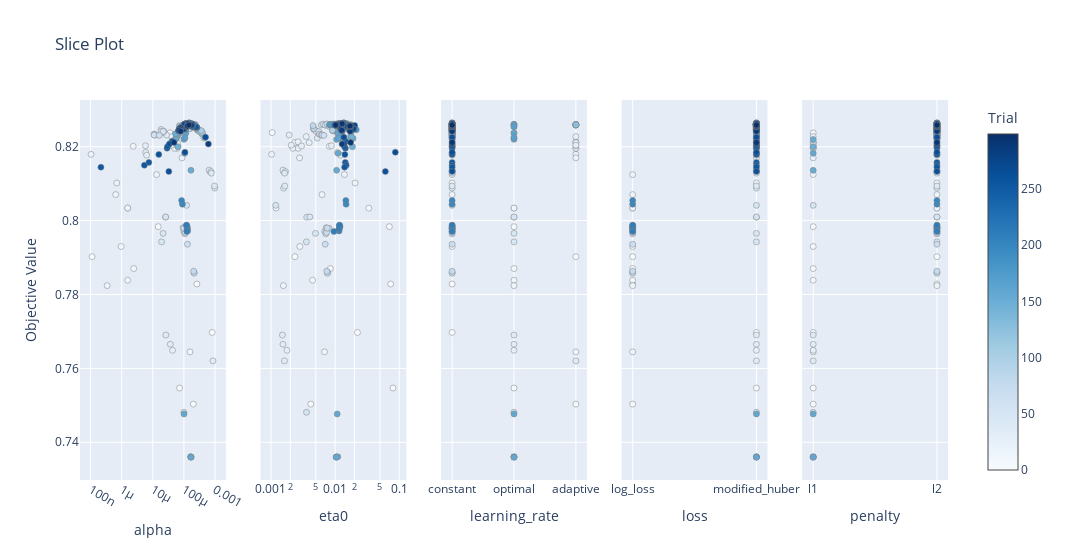

Source (notebook cell):
### Code cell
vis.plot_slice(study)

### Figure 1 — Plotly figure (JSON) as saved in the notebook; plotly's stock layout.template omitted (floating-point values rounded to 4 significant figures; data arrays with more than 128 entries replaced by an {"elided": "..."} marker saying what was removed)
{"data": [{"marker": {"color": {"elided": "300 int values"}, "colorbar": {"title": {"text": "Trial"}, "x": 1, "xpad": 40}, "colorscale": [[0, "rgb(247,251,255)"], [0.125, "rgb(222,235,247)"], [0.25, "rgb(198,219,239)"], [0.375, "rgb(158,202,225)"], [0.5, "rgb(107,174,214)"], [0.625, "rgb(66,146,198)"], [0.75, "rgb(33,113,181)"], [0.875, "rgb(8,81,156)"], [1, "rgb(8,48,107)"]], "line": {"color": "Grey", "width": 0.5}, "showscale": true}, "mode": "markers", "name": "Feasible Trial", "showlegend": false, "type": "scatter", "x": {"elided": "300 float values"}, "xaxis": "x", "y": {"elided": "300 float values"}, "yaxis": "y"}, {"marker": {"color": {"elided": "300 int values"}, "colorbar": {"title": {"text": "Trial"}, "x": 1, "xpad": 40}, "colorscale": [[0, "rgb(247,251,255)"], [0.125, "rgb(222,235,247)"], [0.25, "rgb(198,219,239)"], [0.375, "rgb(158,202,225)"], [0.5, "rgb(107,174,214)"], [0.625, "rgb(66,146,198)"], [0.75, "rgb(33,113,181)"], [0.875, "rgb(8,81,156)"], [1, "rgb(8,48,107)"]], "line": {"color": "Grey", "width": 0.5}, "showscale": false}, "mode": "markers", "name": "Feasible Trial", "showlegend": false, "type": "scatter", "x": {"elided": "300 float values"}, "xaxis": "x2", "y": {"elided": "300 float values"}, "yaxis": "y2"}, {"marker": {"color": {"elided": "300 int values"}, "colorbar": {"title": {"text": "Trial"}, "x": 1, "xpad": 40}, "colorscale": [[0, "rgb(247,251,255)"], [0.125, "rgb(222,235,247)"], [0.25, "rgb(198,219,239)"], [0.375, "rgb(158,202,225)"], [0.5, "rgb(107,174,214)"], [0.625, "rgb(66,146,198)"], [0.75, "rgb(33,113,181)"], [0.875, "rgb(8,81,156)"], [1, "rgb(8,48,107)"]], "line": {"color": "Grey", "width": 0.5}, "showscale": false}, "mode": "markers", "name": "Feasible Trial", "showlegend": false, "type": "scatter", "x": {"elided": "300 str values"}, "xaxis": "x3", "y": {"elided": "300 float values"}, "yaxis": "y3"}, {"marker": {"color": {"elided": "300 int values"}, "colorbar": {"title": {"text": "Trial"}, "x": 1, "xpad": 40}, "colorscale": [[0, "rgb(247,251,255)"], [0.125, "rgb(222,235,247)"], [0.25, "rgb(198,219,239)"], [0.375, "rgb(158,202,225)"], [0.5, "rgb(107,174,214)"], [0.625, "rgb(66,146,198)"], [0.75, "rgb(33,113,181)"], [0.875, "rgb(8,81,156)"], [1, "rgb(8,48,107)"]], "line": {"color": "Grey", "width": 0.5}, "showscale": false}, "mode": "markers", "name": "Feasible Trial", "showlegend": false, "type": "scatter", "x": {"elided": "300 str values"}, "xaxis": "x4", "y": {"elided": "300 float values"}, "yaxis": "y4"}, {"marker": {"color": {"elided": "300 int values"}, "colorbar": {"title": {"text": "Trial"}, "x": 1, "xpad": 40}, "colorscale": [[0, "rgb(247,251,255)"], [0.125, "rgb(222,235,247)"], [0.25, "rgb(198,219,239)"], [0.375, "rgb(158,202,225)"], [0.5, "rgb(107,174,214)"], [0.625, "rgb(66,146,198)"], [0.75, "rgb(33,113,181)"], [0.875, "rgb(8,81,156)"], [1, "rgb(8,48,107)"]], "line": {"color": "Grey", "width": 0.5}, "showscale": false}, "mode": "markers", "name": "Feasible Trial", "showlegend": false, "type": "scatter", "x": {"elided": "300 str values"}, "xaxis": "x5", "y": {"elided": "300 float values"}, "yaxis": "y5"}], "layout": {"title": {"text": "Slice Plot"}, "width": 1500, "xaxis": {"anchor": "y", "domain": [0, 0.168], "title": {"text": "alpha"}, "type": "log"}, "xaxis2": {"anchor": "y2", "domain": [0.208, 0.376], "title": {"text": "eta0"}, "type": "log"}, "xaxis3": {"anchor": "y3", "categoryarray": ["constant", "optimal", "adaptive"], "categoryorder": "array", "domain": [0.416, 0.584], "title": {"text": "learning_rate"}, "type": "category"}, "xaxis4": {"anchor": "y4", "categoryarray": ["log_loss", "modified_huber"], "categoryorder": "array", "domain": [0.624, 0.792], "title": {"text": "loss"}, "type": "category"}, "xaxis5": {"anchor": "y5", "categoryarray": ["l1", "l2"], "categoryorder": "array", "domain": [0.832, 1], "title": {"text": "penalty"}, "type": "category"}, "yaxis": {"anchor": "x", "domain": [0, 1], "title": {"text": "Objective Value"}}, "yaxis2": {"anchor": "x2", "domain": [0, 1], "matches": "y", "showticklabels": false}, "yaxis3": {"anchor": "x3", "domain": [0, 1], "matches": "y", "showticklabels": false}, "yaxis4": {"anchor": "x4", "domain": [0, 1], "matches": "y", "showticklabels": false}, "yaxis5": {"anchor": "x5", "domain": [0, 1], "matches": "y", "showticklabels": false}}}
